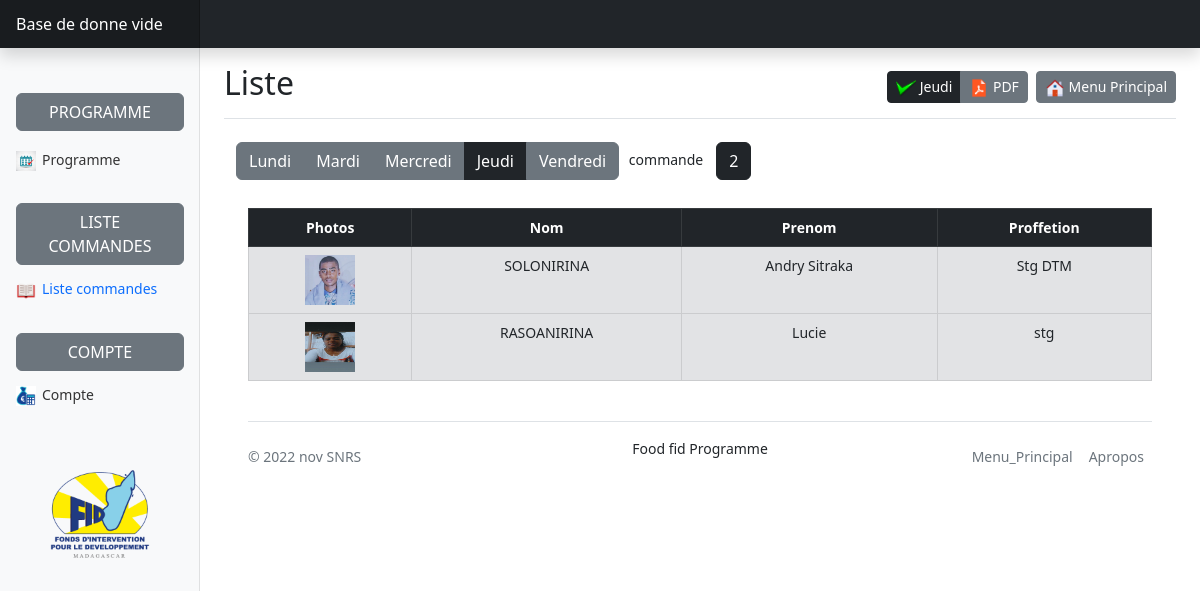
Page /compteCli/a4.php on the committed database.
### tables this page shows
CREATE TABLE IF NOT EXISTS `utilisateur` (
  `numUt` int(11) NOT NULL AUTO_INCREMENT,
  `photos` varchar(100) NOT NULL,
  `nom` varchar(25) NOT NULL,
  `prenom` varchar(25) NOT NULL,
  `direction` varchar(25) NOT NULL,
  `tel` varchar(25) NOT NULL,
  `mdp` varchar(25) NOT NULL,
  `valeur` varchar(25) NOT NULL,
  `fady` varchar(25) NOT NULL,
  `adrs` varchar(100) NOT NULL,
  `adrs_mail` varchar(100) NOT NULL,
  `fonc` varchar(50) NOT NULL,
  PRIMARY KEY (`numUt`)
);

### compteCli/a4.php (the view, shortened to what this page needs)
<?php
$idko =$_SESSION['ok'];
include("../connexion.php");
$sql ="SELECT  COUNT(*) numUt FROM utilisateur , andro ,commande where (utilisateur.numUt =commande.id_ut) AND
(andro.id = commande.id_dat) And id_dat= 4" ;
$result = $conn->query($sql);
$isa = mysqli_fetch_assoc($result);
?>
<!doctype html>
<html lang="en">
  <head>
    <link rel="stylesheet" href="../fichier/style.css">
    <link href="../admin/css/bootstrap.min.css" rel="stylesheet">
    <link href="../admin/dashboard.css" rel="stylesheet">
  </head>
  <body>
    <header class="navbar navbar-dark sticky-top bg-dark flex-md-nowrap p-0 shadow">
       <a class="navbar-brand col-md-3 col-lg-2 me-0 px-3 fs-6" href="#">
                 <?php
                                $req = mysqli_query($conn , "SELECT *FROM utilisateur where numUt = ('$idko') ");
                                if(mysqli_num_rows($req)== 0)
                                           {
                                               echo("Base de donne vide ");
                                           }
                              else{
                                        while($row=mysqli_fetch_assoc($req)) {
                                         ?><img src="../admin/photos/<?php echo $row['photos'] ?>" alt="" width="50" height="50"  > <?php
 echo ($row['nom']." ".$row['prenom']) ; }} ?>
       </a>
 </header>
 <div class="container-fluid">
   <div class="row">
     <nav id="sidebarMenu" class="col-md-3 col-lg-2 d-md-block bg-light sidebar collapse">
       <div class="position-sticky pt-3 sidebar-sticky">
         <h5 class=" d-flex justify-content-between align-items-center px-3 mt-4 mb-1 text-muted text-uppercase ">
           <br><br><span class="  btn btn-secondary custom  ">Programme
           </span>
         </h5>
         <ul class="nav flex-column">
           <li class="nav-item">
             <a class="nav-link" href="a.php">
               <img src="../image/Logo calendar with a check mark. Vector image. Flat design. Stock vector illustration.jpg"
               alt="" width="20" height="20"> &thinsp;<span>Programme</span>
             </a>
           </li>
           </ul>
 <h5 class=" d-flex justify-content-between align-items-center px-3 mt-4 mb-1 text-muted text-uppercase">
   <span class="  btn btn-secondary custom  ">Liste commandes</span>
 </h5>
 <ul class="nav flex-column mb-2">
 <li class="nav-item">
             <a class="nav-link" href="a1.php">
               <img src="../image/list.png" alt="" width="20" height="20"> &thinsp;<span  class="text-primary">Liste commandes</span>
             </a>
           </li>
 </ul>
 <h5 class=" d-flex justify-content-between align-items-center px-3 mt-4 mb-1 text-muted text-uppercase">
   <span class="  btn btn-secondary custom  ">Compte</span>
 </h5>
 <ul class="nav flex-column mb-2">
   <li class="nav-item">
   <a class="nav-link" href="compte1.php">
               <img src="../image/[036756].png" alt="" width="20" height="20"> &thinsp;<span class="">Compte</span>
             </a>
           </li>
 </ul>
 <br><br>
 <center>
 <img src="../image/1666847760493.jpg" alt="" width="100" height="100">
 </center>
 </div>
 </nav>
    <main class="col-md-9 ms-sm-auto col-lg-10 px-md-4">
      <div class="d-flex justify-content-between flex-wrap flex-md-nowrap align-items-center pt-3 pb-2 mb-3 border-bottom">
        <h1 class="h2">Liste</h1>
        <div class="btn-toolbar mb-2 mb-md-0">
          <div class="btn-group me-2">
            <a href="a4.php" class="btn btn-sm btn-dark">
            <img src="../image/p.png" alt=""  width="20" height="20" >
            Jeudi</a>
            <a href="../pdf/jeudi.php"" class="btn btn-sm btn-secondary">
            <img src="../image/pdf.png" alt=""  width="20" height="20" >
            PDF </a>
          </div>
          <a href="../index.php" class="btn btn-sm btn-secondary">
          <img src="../image/[034295].png" alt=""  width="20" height="20" >
          Menu Principal</a>
        </div>
      </div>
      <div id="popo" class="container-fluid">
       <div class="col-md-12">
             <article class="col-md-12">
 <div class="btn-group">
<a href="a1.php" class=" btn btn-secondary ">Lundi</a>
     <a href="a2.php" class="btn btn-secondary">Mardi</a>
     <a href="a3.php" class="btn btn-secondary">Mercredi</a>
     <a href="a4.php" class=" btn btn-dark text-white">Jeudi</a>
     <a href="a5.php" class=" btn btn-secondary ">Vendredi</a>
</div>
<?php  echo " commande"; ?><div class="btn "><div class="btn btn-dark"><?php print_r( $isa ['numUt'] );?></div> </div></div>
<br>
<div class="container">
        <div class="row">
            <article class="col-md-12   ">
            <table class="table table-bordered">
        <header>
            <tr class="table-dark text-white">
              <th><Center>Photos</Center></th>
                <th><center>Nom</center></th>
                <th><center>Prenom</center></th>
                <th><center>Proffetion</center></th>
            </tr>
        </header>
    <?php
    $sql ="SELECT nom ,prenom,direction ,photos FROM utilisateur , andro ,commande where (utilisateur.numUt =commande.id_ut) AND
    (andro.id = commande.id_dat) And id_dat= 4" ;
      $result = $conn->query($sql);
      if ($result->num_rows > 0) {
      while($row = $result->fetch_assoc()) {
    ?>
            <tr class="table-secondary text-dark ">
              <th><center><img src="../admin/photos/<?php echo $row['photos'];?>" alt="" height="50" width="50"></center></th>
              <td><center><?php echo ($row['nom']);?></center></td>
              <td> <center><?php echo ($row['prenom']); ?></center></td>
                <td> <center><?php echo ($row['direction']); ?></center> </td>
     <?php }}
            else {
                $aaa = (" commande vide !");
            }
            ?>
    </table>
    </article>
</div>
</div>
<div class="container">
  <footer class="d-flex flex-wrap justify-content-between align-items-center py-3 my-4 border-top">
    <p class="col-md-4 mb-0 text-muted">&copy; 2022 nov SNRS</p>
   <p>Food fid Programme</p>
    <ul class="nav col-md-4 justify-content-end">
      <li class="nav-item"><a href="validation.php" class="nav-link px-2 text-muted">Menu_Principal</a></li>
      <li class="nav-item"><a href="#" class="nav-link px-2 text-muted">Apropos</a></li>
    </ul>
  </footer>
</div>
  </div>
</div>
    </body>
</html>

### fichier/style.css (style rules this page uses)
.custom { width: 200px !important; }

### admin/dashboard.css (style rules this page uses)
body { font-size: .875rem; }
.sidebar { position: fixed; top: 0; bottom: 0; left: 0; z-index: 100; padding: 48px 0 0; box-shadow: inset -1px 0 0 rgba(0, 0, 0, .1); }
.sidebar-sticky { height: calc(100vh - 48px); overflow-x: hidden; overflow-y: auto; }
.sidebar .nav-link { font-weight: 500; color: #333; }
.navbar-brand { padding-top: .75rem; padding-bottom: .75rem; background-color: rgba(0, 0, 0, .25); box-shadow: inset -1px 0 0 rgba(0, 0, 0, .25); }

### rows in the picture
utilisateur: photos (picture), nom "SOLONIRINA", prenom "Andry Sitraka", direction "Stg DTM"
utilisateur: photos (picture), nom "RASOANIRINA", prenom "Lucie", direction "stg"
